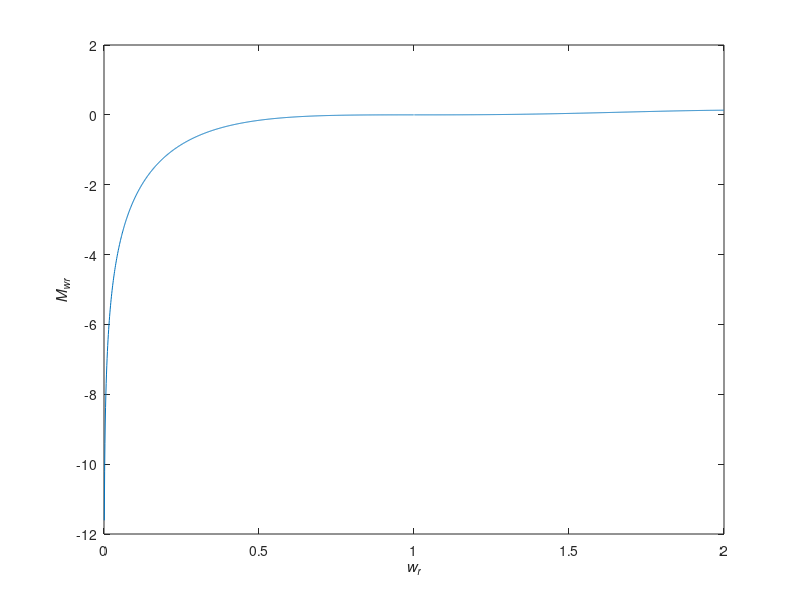

The MATLAB script that drew this image:
clear all;
clc;
M_wr=[];
for wr=0:0.001:2;
%wr=0.5;
g1=wr-1;
g2=wr-2;
g4=2*g1*(-39624+wr*(135808+wr*(-182782+wr*(120878+wr*(-39257+4992*wr)))));
g5=450*g2^6*log(2-wr)^2;
g6=15*g2^4*log(2-wr)*(-396+(676-279*wr)*wr-60*g2^2*log(wr));
g7=15*g2^4*log(wr)*(396+(-676+279*wr)*wr+30*g2^2*log(wr));
g8=3600*g1*(-6+10*wr-4*wr^2+g2^2*log((2-wr)/wr));
mw=(g4+g5+g6+g7)./g8;
M_wr=[M_wr mw];
end
wr=0:0.001:2;
figure(1)
plot(wr,M_wr)
xlabel('\itw_r');
ylabel('\itM_{wr}')
% axis([0,2,0.05,0.5])
